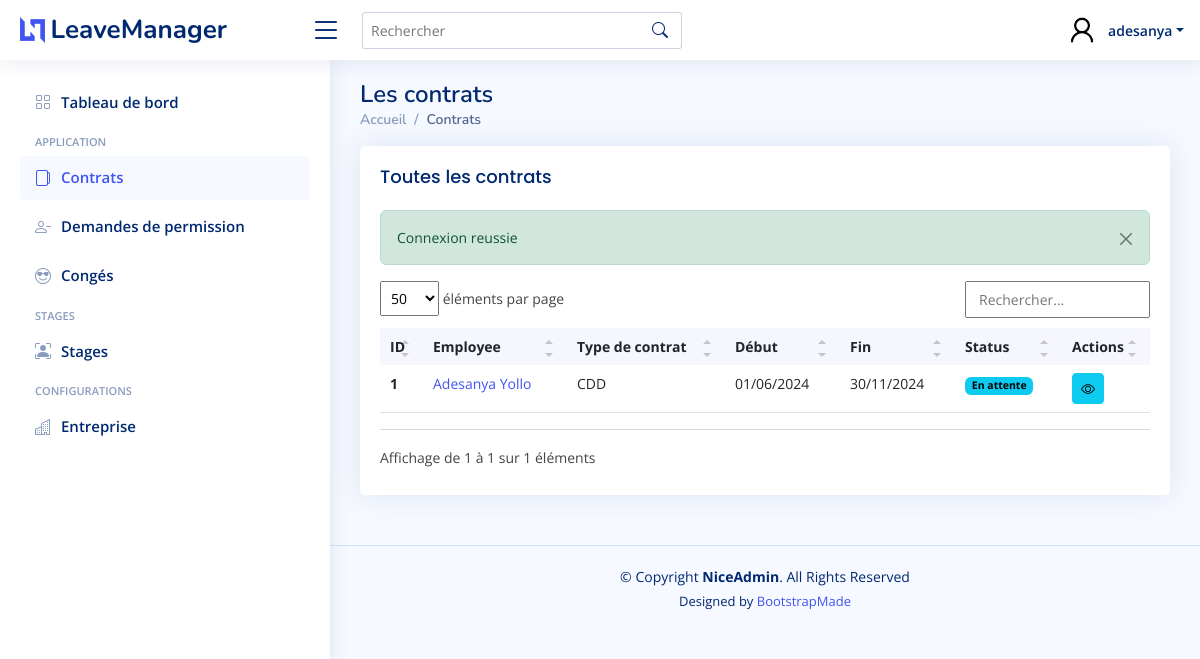
Screenshot of /src/View/Contracts (signed in) with the database file from the repository.
### tables this page shows
CREATE TABLE `contracts` (
  `id` int NOT NULL,
  `employee_id` int NOT NULL,
  `title` varchar(255) DEFAULT NULL,
  `contract_type_id` int NOT NULL,
  `start_date` date NOT NULL,
  `end_date` date DEFAULT NULL,
  `job_object` varchar(300) DEFAULT NULL,
  `job_description` varchar(1500) DEFAULT NULL,
  `job_salary` decimal(13,4) DEFAULT NULL,
  `hourly_rate` varchar(255) DEFAULT NULL,
  `pdf` varchar(255) DEFAULT NULL,
  `created` datetime NOT NULL DEFAULT CURRENT_TIMESTAMP,
  `modified` datetime DEFAULT NULL,
  `status` varchar(15) NOT NULL,
  `etat` tinyint(1) NOT NULL DEFAULT '1'
);

CREATE TABLE `employees` (
  `id` int NOT NULL,
  `first_name` varchar(50) NOT NULL,
  `last_name` varchar(50) NOT NULL,
  `email` varchar(255) NOT NULL,
  `username` varchar(255) NOT NULL,
  `pwd` varchar(255) NOT NULL,
  `role_id` int NOT NULL,
  `created` datetime NOT NULL DEFAULT CURRENT_TIMESTAMP,
  `modified` datetime DEFAULT NULL,
  `token` varchar(255) DEFAULT NULL,
  `token_exp_date` datetime DEFAULT NULL,
  `status` varchar(10) NOT NULL,
  `etat` tinyint(1) NOT NULL DEFAULT '1'
);

CREATE TABLE `contract_types` (
  `id` int NOT NULL,
  `name` varchar(300) NOT NULL,
  `description` varchar(1000) DEFAULT NULL,
  `created` datetime NOT NULL DEFAULT CURRENT_TIMESTAMP,
  `etat` tinyint(1) NOT NULL DEFAULT '1'
);

### src/View/Contracts/index.php (the view, shortened to what the rows shown need)
<?php
require_once dirname(dirname(dirname(__DIR__))) . DIRECTORY_SEPARATOR . 'autoload.php';
(new ContractsController())->index();
require_once dirname(__DIR__) . DS . 'Elements' . DS . 'header.php';
?>
<main id="main" class="main">
    <div class="pagetitle">
        <h1>Les contrats</h1>
    </div>
    <section class="section dashboard">
        <div class="row mt-1">
            <div class="col-12">
                <div class="card recent-sales overflow-auto">
                    <div class="card-body">
                        <?php if (!empty($contracts)) : ?>
                            <table class="table table-border datatable">
                                <thead>
                                    <tr>
                                        <th scope="col">ID</th>
                                        <th scope="col">Employee</th>
                                        <th scope="col">Type de contrat</th>
                                        <th scope="col">Début</th>
                                        <th scope="col">Fin</th>
                                        <th scope="col">Status</th>
                                        <th scope="col">Actions</th>
                                    </tr>
                                </thead>
                                <tbody>
                                    <?php foreach ($contracts as $contract) : ?>
                                        <tr>
                                            <th scope="row"><a href="<?= VIEWS . 'Contracts' . DS . 'view.php?id=' . $contract->getId() ?>"><?= $contract->getId() ?></a>
                                            </th>
                                            <td>
                                                <a class="link" href="<?= VIEWS . 'Employees/view.php?id=' . $contract->getEmployee()->getId() ?>">
                                                    <?= $contract->getEmployee()->getFirstName() . ' ' . $contract->getEmployee()->getLastName() ?>
                                                </a>
                                            </td>
                                            <td><?= $contract->getContractType()->getName() ?></td>
                                            <td><?= DateHelper::shortDate($contract->getStartDate()) ?></td>
                                            <td><?= DateHelper::shortDate($contract->getEndDate()) ?></td>
                                            <td>
                                                <?php if ($contract->getStatus() == 'pending') : ?>
                                                    <span class="badge text-bg-info">En attente</span>
                                                <?php elseif ($contract->getStatus() == 'terminated') : ?>
                                                    <span class="badge text-bg-secondary">Résilié</span>
                                                <?php else : ?>
                                                    <span class="badge text-bg-info"> <?= $contract->getStatus() ?></span>
                                                <?php endif; ?>
                                            </td>
                                            <td>
                                                <a href="<?= VIEWS . 'Contracts/view.php?id=' . $contract->getId() ?>" class="btn btn-info btn-sm" title="Voir le contrat">
                                                    <i class="bi bi-eye"></i>
                                                </a>
                                            </td>
                                        </tr>
                                    <?php endforeach ?>
                                </tbody>
                            </table>
                        <?php endif ?>
                    </div>
                </div>
            </div>
        </div>
    </section>
</main>
<?php require_once dirname(__DIR__) . DS . 'Elements' . DS . 'footer.php'; ?>

### rows the page displays
contracts: id "1", employee.first_name "Adesanya", employee.last_name "Yollo", contract_type.name "CDD", start_date "01/06/2024", end_date "30/11/2024", status "En attente"

### other values shown
$auth_user->getUsername() "adesanya"
$message->getMessage() "Connexion reussie"
